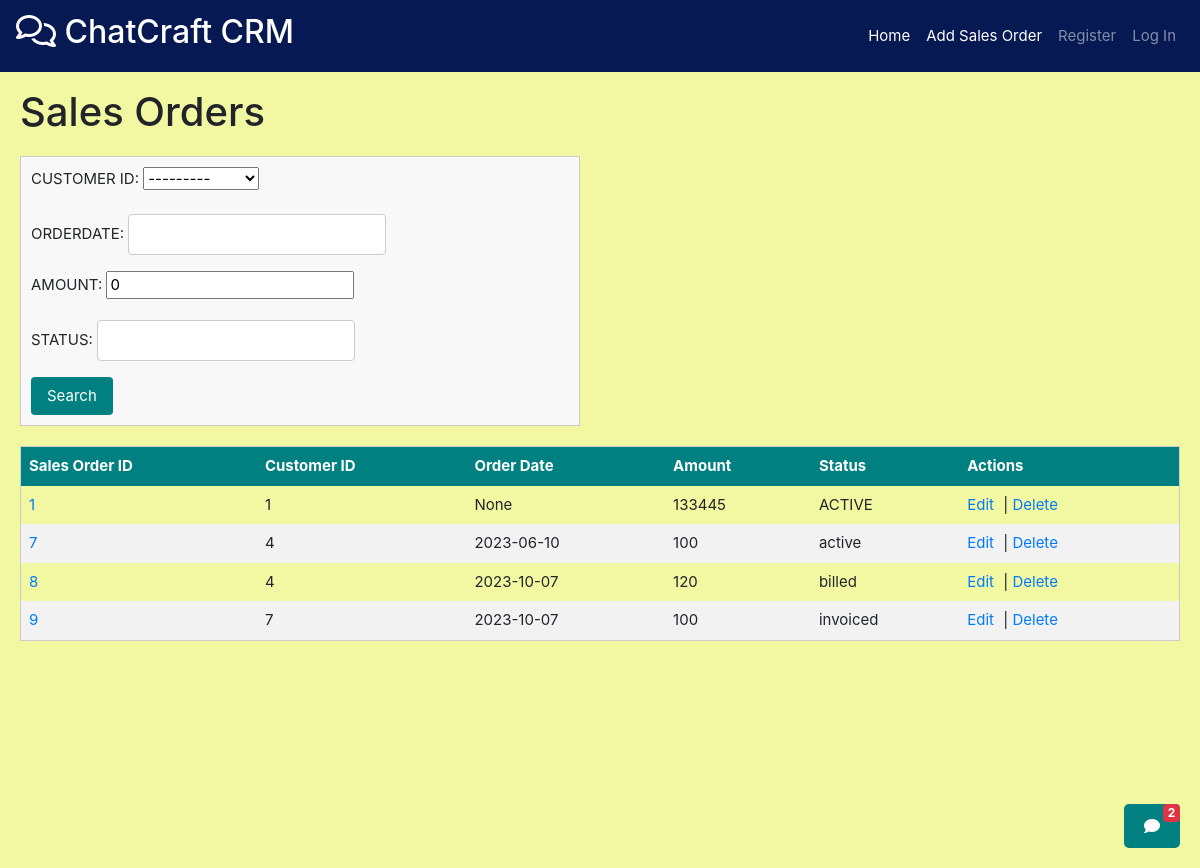
Page /sales_orders/get/ on the committed database.
### customers/models.py (models this page shows)
class Customer(models.Model):
    CUSTOMER_ID=models.AutoField(primary_key=True)
    COMPANY_NAME=models.CharField(max_length=35,unique=True)
    BALANCE_DUE=models.IntegerField(default=0,blank=True,null=True)
    ADDRESS = models.CharField(max_length=35,null=True,blank=True)
    STATUS = models.CharField(max_length=35,null=True,blank=True)
    CONTACT = models.CharField(max_length=10,null=True,blank=True)
    def __str__(self):
        return f"{self.CUSTOMER_ID} -- {self.COMPANY_NAME}"

### sales_orders/models.py (models this page shows, shortened)
class SalesOrder(models.Model):
    SALES_ORDER_ID=models.AutoField(primary_key=True)
    CUSTOMER_ID=models.ForeignKey(Customer,on_delete=models.CASCADE,db_column="CUSTOMER_ID")
    ORDERDATE = models.DateField(blank=True, null=True)
    AMOUNT=models.IntegerField(default =0 ,null=True,blank = True)
    STATUS = models.CharField(max_length=35,null=True,blank = True)

### sales_orders/views.py (the view)
# urls.py: path('get/', views.getSalesOrder),
def getSalesOrder(request : HttpRequest):
    data = request.GET
    sales_orders = SalesOrder.objects.all()
    filter_fields =["SALES_ORDER_ID", "CUSTOMER_ID", "ORDERDATE", "STATUS", "AMOUNT"]
    for field in filter_fields:
        param_value = data.get(field)
        if param_value:
            sales_orders = sales_orders.filter(**{field: param_value})
    sales_order_list = []
    for sales_order in sales_orders:
        sales_order_details = {
            "SALES_ORDER_ID":sales_order.SALES_ORDER_ID,
            "CUSTOMER_ID": sales_order.CUSTOMER_ID.CUSTOMER_ID,
            "ORDERDATE": str(sales_order.ORDERDATE),
            "STATUS": sales_order.STATUS,
            "AMOUNT" : sales_order.AMOUNT,
        }
        sales_order_list.append(sales_order_details)
    return render(request, 'SalesOrders/display_sales_orders.html', {'sales_orders':sales_order_list,'form':SalesOrderForm()})

### sales_orders/forms.py (shortened to what this page needs)
class SalesOrderForm(forms.ModelForm):
    class Meta:
        model = SalesOrder
        fields = ["CUSTOMER_ID", "ORDERDATE", "AMOUNT", "STATUS"]  # List the fields you want to edit

### sales_orders/templates/SalesOrders/display_sales_orders.html (shortened to what this page needs)
{% extends 'base.html' %}
{% block extra_nav %}
<li class="nav-item">
    <a class="nav-link" href="/sales_orders/add/" style="color: white;">Add Sales Order</a>
</li>
{% endblock %}
{% block content %}
<h1 class="page-title">Sales Orders</h1>
<form method="get" novalidate style="width: 560px;">
    {{ form.as_p }}
    <button type="submit">Search</button>
</form>
<table class="custom-table">
    <thead>
        <tr class="table-header">
            <th>Sales Order ID</th>
            <th>Customer ID</th>
            <th>Order Date</th>
            <th>Amount</th>
            <th>Status</th>
            <th>Actions</th>
        </tr>
    </thead>
    <tbody>
        {% for sales_order in sales_orders %}
        <tr>
            <td><a href='/sales_order_products/get/{{ sales_order.SALES_ORDER_ID }}/'>
            {{ sales_order.SALES_ORDER_ID}}</a></td>
            <td>{{ sales_order.CUSTOMER_ID }}</td>
            <td>{{ sales_order.ORDERDATE }}</td>
            <td>{{ sales_order.AMOUNT }}</td>
            <td>{{ sales_order.STATUS }}</td>
            <td>
                <a href="/sales_orders/edit/{{ sales_order.SALES_ORDER_ID }}/" class="action-link">Edit</a> |
                <a href="/sales_orders/delete/{{ sales_order.SALES_ORDER_ID }}/" class="action-link">Delete</a>
            </td>
        </tr>
        {% endfor %}
    </tbody>
</table>
{% endblock %}

### rows in the picture
Customer: CUSTOMER_ID "---------"
SalesOrder: SALES_ORDER_ID "1", CUSTOMER_ID "1", ORDERDATE "None", AMOUNT "133445", STATUS "ACTIVE"
SalesOrder: SALES_ORDER_ID "7", CUSTOMER_ID "4", ORDERDATE "2023-06-10", AMOUNT "100", STATUS "active"
SalesOrder: SALES_ORDER_ID "8", CUSTOMER_ID "4", ORDERDATE "2023-10-07", AMOUNT "120", STATUS "billed"
SalesOrder: SALES_ORDER_ID "9", CUSTOMER_ID "7", ORDERDATE "2023-10-07", AMOUNT "100", STATUS "invoiced"
